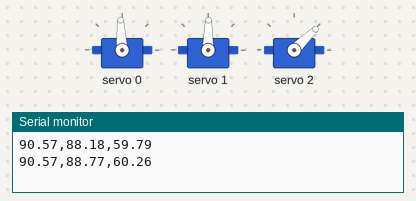
Recording of a sketch running on a simulated ESP32. On the bench: 3 × servo, the last lines printed to the serial monitor.

Above: at 0.55 s.
At 1.85 s:
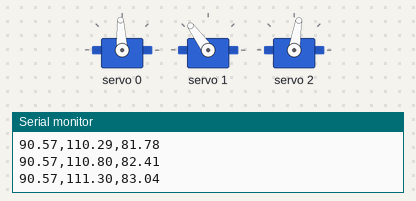
At 3.2 s:
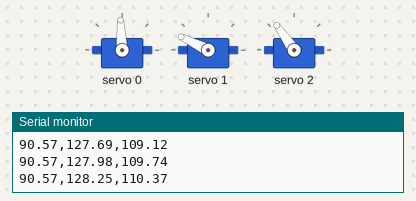
At 5.9 s:
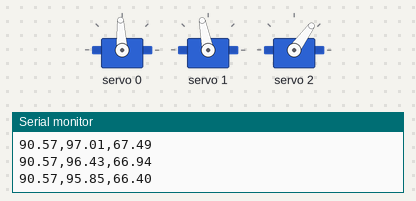
Timing chart, 0 to 8.1 s (numbered marks = the images above):
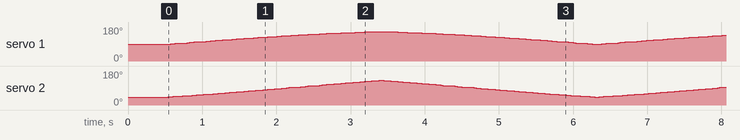

The sketch:

esp32_inverse_kinametics.ino
```cpp
#include <Wire.h>
#include <Adafruit_PWMServoDriver.h>
#include <Math.h>

Adafruit_PWMServoDriver pwm = Adafruit_PWMServoDriver();

// Depending on your servo make, the pulse width min and max may vary, you
// want these to be as small/large as possible without hitting the hard stop
// for max range. You'll have to tweak them as necessary to match the servos you
// have!
#define SERVOMIN  123 // This is the 'minimum' pulse length count (out of 4096)
#define SERVOMAX  614 // This is the 'maximum' pulse length count (out of 4096)
#define USMIN  600 // This is the rounded 'minimum' microsecond length based on the minimum pulse of 150
#define USMAX  2400 // This is the rounded 'maximum' microsecond length based on the maximum pulse of 600
#define SERVO_FREQ 50 // Analog servos run at ~50 Hz updates

uint8_t servoMidPoint = ((SERVOMAX - SERVOMIN)/2) + SERVOMIN;
uint8_t servonum = 0;
uint8_t timeBetweenPoints = 2000;
const float Pi = 3.14159; // To however many digits you want.

void setup() {
  Serial.begin(9600);
  //Serial.println("16 channel PWM test!");

  pwm.begin();

  pwm.setOscillatorFrequency(27000000);
  pwm.setPWMFreq(SERVO_FREQ);  // Analog servos run at ~50 Hz updates

  // if you want to really speed stuff up, you can go into 'fast 400khz I2C' mode
  // some i2c devices dont like this so much so if you're sharing the bus, watch
  // out for this!
  Wire.setClock(400000);

  delay(10);

  //resetLeg();

  delay(500);

  //calculatePositions(70, -130, 1);
}

void loop() {

  boolean forward = true;

  while(forward) {
     for (float x = -20; x <= 70; x++) {
      calculatePositions(x, -100, 1);
      delay(30);
    }
     for (float x = 70; x >= -20; x--) {
      calculatePositions(x, -100, 1);
      delay(30);
    }
    forward = false;
  }

}

void calculatePositions(float x,float y,float z) {
  float lowerLeg = 115;
  float upperLeg = 100;
  float lowerLegOffset = 24.24;

  //y = y + lowerLegOffset

  //bit cheeky but eh
  if (y == 0) {
    y = 0.00001;
  }
  if (x == 0) {
    x = 0.00001;
  }

  float s;
  float upperLegAngle;
  float lowerLegAngle;
  float shoulderAngle;

  if(z == 0) {
    s = y;
    shoulderAngle = -0.5*Pi;
  }
  else {
    s = sqrt((y*y) / (z*z));
    shoulderAngle = atan(y/z);
  }

  lowerLegAngle = acos((x*x + s*s - lowerLeg*lowerLeg - upperLeg*upperLeg)/(2*lowerLeg*upperLeg));
  upperLegAngle = atan(s/x) - atan((upperLeg*sin(lowerLegAngle)) / (lowerLeg+upperLeg*cos(lowerLegAngle)));

  upperLegAngle = 225 + ((upperLegAngle*180)/Pi);
  lowerLegAngle = 180 - ((lowerLegAngle*180)/Pi) + 5.5;
  shoulderAngle = 180 + ((shoulderAngle*180)/Pi);

  float diffUpperLeg = upperLegAngle - 90;
  lowerLegAngle = lowerLegAngle - diffUpperLeg;

  upperLegAngle = 180 - upperLegAngle;

  if(upperLegAngle <= 0){
    upperLegAngle = 180 + upperLegAngle;
  }

  if(lowerLegAngle <= 0) {
    lowerLegAngle = 180 + lowerLegAngle;
  }

  Serial.print(shoulderAngle);
  Serial.print(",");
  Serial.print(upperLegAngle);
  Serial.print(",");
  Serial.println(lowerLegAngle);
  setLeg(0, shoulderAngle);
  setLeg(1, upperLegAngle);
  setLeg(2, lowerLegAngle);
}

void setLeg(int servo, float deg) {
  int pulse = map(deg, 0, 180, 0, SERVOMAX);
  if (pulse <= SERVOMIN) {
    pulse = SERVOMIN;
  }
  pwm.setPWM(servo, 0, pulse);
}

void resetLeg() {
  int pulse = map(90, 0, 180, 0, SERVOMAX);
  if (pulse <= SERVOMIN) {
    pulse = SERVOMIN;
  }
  pwm.setPWM(0, 0, pulse);
  pwm.setPWM(1, 0, pulse);
  pwm.setPWM(2, 0, pulse);
}

void minLeg() {
  int pulse = map(0, 0, 180, 0, SERVOMAX);
  if (pulse <= SERVOMIN) {
    pulse = SERVOMIN;
  }
  pwm.setPWM(0, 0, pulse);
  pwm.setPWM(1, 0, pulse);
  pwm.setPWM(2, 0, pulse);
}

void maxLeg() {
  int pulse = map(180, 0, 180, 0, SERVOMAX);
  if (pulse <= SERVOMIN) {
    pulse = SERVOMIN;
  }
  pwm.setPWM(0, 0, pulse);
  pwm.setPWM(1, 0, pulse);
  pwm.setPWM(2, 0, pulse);
}
```
